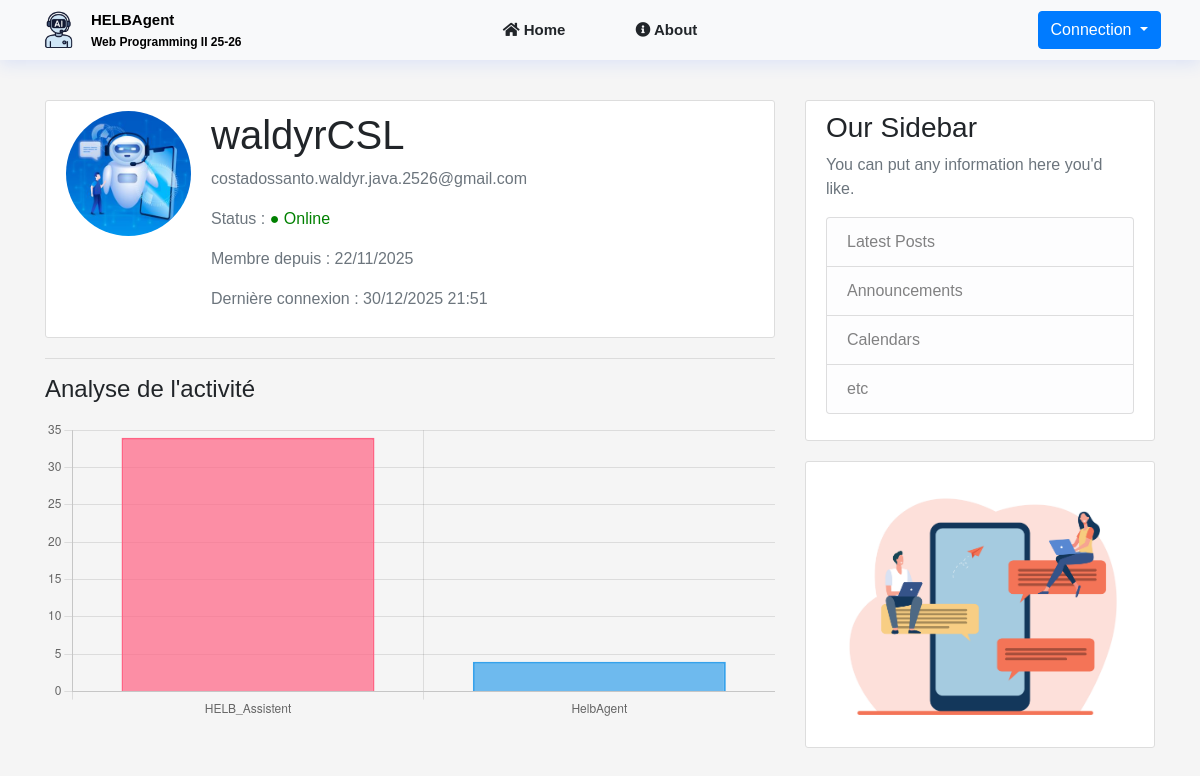
The app's page /user/waldyrCSL/profile/ with its own data.
### users/models.py (models this page shows, shortened)
class Profile(models.Model):
    STATUS_CHOICES = [
        ('offline', 'Offline'),
        ('online', 'Online'),
        ('busy', 'Busy'),
    ]
    user = models.OneToOneField(User, on_delete=models.CASCADE)
    image = models.ImageField(default='default.jpg', upload_to='profile_pics')
    status = models.CharField(max_length=10, choices=STATUS_CHOICES, default='offline')

### main/views.py (the view)
# urls.py: path('user/<str:username>/profile/', UserProfileView.as_view(), name='user-profile'),
class UserProfileView(DetailView):
    model = Profile
    context_object_name = "profile"
    def get_object(self) -> object:
        username = self.kwargs.get("username")
        return Profile.objects.get(user__username=username)
    def get_context_data(self, **kwargs) -> dict:
        context = super().get_context_data(**kwargs)
        user = self.get_object().user
        stats = get_agent_statistics(user)
        context.update(stats)
        return context

### main/models.py (called while the page is built)
    def get_message_count(self) -> int:
        return len(self.conversation or [])

    @staticmethod
    def get_user_stats(user) -> tuple:
        agents = Agent.objects.filter(author=user).order_by('-user_count')
        labels = []
        message_counts = []
        for agent in agents:
            truncated_title = (
                agent.title[:TITLE_TRUNCATE_LENGTH] + "..."
                if len(agent.title) > TITLE_TRUNCATE_LENGTH
                else agent.title
            )
            labels.append(truncated_title)
            message_counts.append(agent.get_message_count())
        return labels, message_counts, agents

### main/views.py (called while the page is built)
def get_agent_statistics(user) -> dict:
    labels, message_counts, agents = Agent.get_user_stats(user)
    return {
        'labels_agents': json.dumps(labels),
        'messages_per_agent': json.dumps(message_counts),
        'agents': agents
    }

### users/templates/users/profile_detail.html (shortened to what this page needs)
{% extends "main/base.html" %}
{% load static%}
{% load crispy_forms_tags %}
{% block content %}
    <div class="content-section">
        <div class="media">
            <img class="rounded-circle account-img" src="{{ profile.image.url }}">
            <div class="media-body">
                <h2 class="account-heading">{{ profile.user.username }}</h2>
                <p class="text-secondary">{{ profile.user.email }}</p>
                <p class="text-secondary">
                    Status :
                    {% if profile.status == 'online' %}
                        <span style="color: green;">● Online</span>
                    {% elif profile.status == 'busy' %}
                        <span style="color: orange;">● Busy</span>
                    {% else %}
                        <span style="color: red;">● Offline</span>
                    {% endif %}
                </p>
                <p class="text-secondary">Membre depuis : {{ profile.user.date_joined|date:"d/m/Y" }}</p>
                <p class="text-secondary">Dernière connexion : {{ profile.user.last_login|date:"d/m/Y H:i" }}</p>
            </div>
        </div>
    </div>
    <hr>
    <h4 class="mb-3">Analyse de l'activité</h4>
    <div class="row">
        <div class="col-md-12">
            <canvas id="messagesPerAgent" width="600" height="300"></canvas>
        </div>
    </div>
    <script>
        const ctx = document.getElementById('messagesPerAgent').getContext('2d');
        new Chart(ctx, {
            type: 'bar',
            data: {
                labels: {{ labels_agents|safe }},
                datasets: [{
                    label: 'Messages par agent',
                    data: {{ messages_per_agent|safe }},
                    backgroundColor: [
                        'rgba(255, 99, 132, 0.7)',
                        'rgba(54, 162, 235, 0.7)',
                        'rgba(255, 206, 86, 0.7)',
                        'rgba(75, 192, 192, 0.7)',
                        'rgba(153, 102, 255, 0.7)',
                        'rgba(255, 159, 64, 0.7)'
                    ],
                    borderColor: [
                        'rgba(255, 99, 132, 1)',
                        'rgba(54, 162, 235, 1)',
                        'rgba(255, 206, 86, 1)',
                        'rgba(75, 192, 192, 1)',
                        'rgba(153, 102, 255, 1)',
                        'rgba(255, 159, 64, 1)'
                    ],
                    borderWidth: 2
                }]
            },
            options: {
                responsive: true,
                maintainAspectRatio: false,
                scales: {
                    y: { beginAtZero: true }
                },
                plugins: {
                    legend: { display: false }
                }
            }
        });
    </script>
{% endblock %}

### main/static/main/styles/main.css (style rules this page uses)
body { margin: 0; padding: 0; font-family: 'Poppins', sans-serif; background-color: #f5f5f5; }
.content-section { background: #ffffff; padding: 10px 20px; border: 1px solid #dddddd; border-radius: 3px; margin-bottom: 20px; }
.account-img { height: 125px; width: 125px; margin-right: 20px; margin-bottom: 16px; }
.account-heading { font-size: 2.5rem; }

### records on screen
Profile: image (picture), user.username "waldyrCSL", user.email "costadossanto.waldyr.java.2526@gmail.com", user.date_joined "22/11/2025", user.last_login "30/12/2025 21:51"

### other values on screen
chart data {{ labels_agents|safe }} ["HELB_Assistent", "HelbAgent"]
chart data {{ messages_per_agent|safe }} [34, 4]
